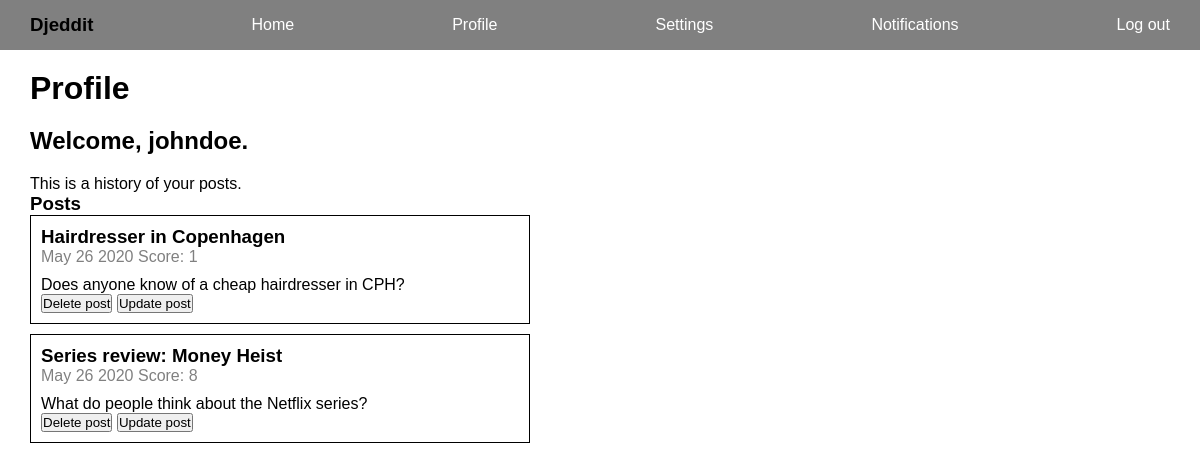
The page /reddit/profile/ (signed in) on the database its author committed.
### reddit_app/models.py (models this page shows, shortened)
class Post(models.Model):
    title = models.CharField(max_length=200)
    author = models.ForeignKey(User, on_delete=models.CASCADE)
    text = models.TextField()
    votes = models.IntegerField(default=0)
    created_at = models.DateTimeField(auto_now_add=True)
    def date_posted(self):
        return self.created_at.strftime('%B %d %Y')

### reddit_app/views.py (the view)
# urls.py: path("profile/", views.profile, name="profile"),
def profile(request):
    user = request.user
    posts = Post.objects.filter(author=user)
    context = {"posts": posts, "user": user}
    return render(request, "reddit_app/profile.html", context)

### templates/reddit_app/profile.html (shortened to what this page needs)
{% extends "base.html" %}
{% block content %}
<h1>Profile</h1>
<div>
    <h2>Welcome, {{user.username}}.</h2>
    <p>This is a history of your posts.</p>
    <h3>Posts</h3>
    <div class="profile-posts">
        {% if posts.count %}
            {% for post in posts %}
                <div class="profile-post profile-post-{{post.id}}">
                    <a href={% url 'reddit_app:single_post' post.id %}>
                        <h3>{{post.title}}</h3>
                        <span>{{post.date_posted}}</span>
                        <span>Score: {{post.votes}}</span>
                        <p>{{post.text}}</p>
                        <a href="{% url "reddit_app:delete_post" post.id %}"><button>Delete post</button></a>
                        <button data-postid={{post.id}} class="show-update btn-{{post.id}}">Update post</button>
                    </a>
                </div>
            {% endfor %}
        {% else %}
            <p>You do not have any posts yet.</p>
        {% endif %}
    </div>
{% load static %}
{% endblock content %}

### static/css/styles.css (style rules this page uses)
* { padding: 0px; margin: 0px; font-family: sans-serif; box-sizing: border-box; }
a { text-decoration: none; }
h2 { padding: 20px 0px; }
.profile-posts { display: grid; row-gap: 10px; }
.profile-post { border: 1px solid black; width: 500px; padding: 10px; }
.profile-post span { color: gray; }
.profile-post p { padding-top: 10px; }
.profile-post a { color: black; }

### rows shown on the page
Post: title "Hairdresser in Copenhagen", date_posted "May 26 2020", votes "1", text "Does anyone know of a cheap hairdresser in CPH?"
Post: title "Series review: Money Heist", date_posted "May 26 2020", votes "8", text "What do people think about the Netflix series?"

### other values the page prints
{{ user.username }} "johndoe"
